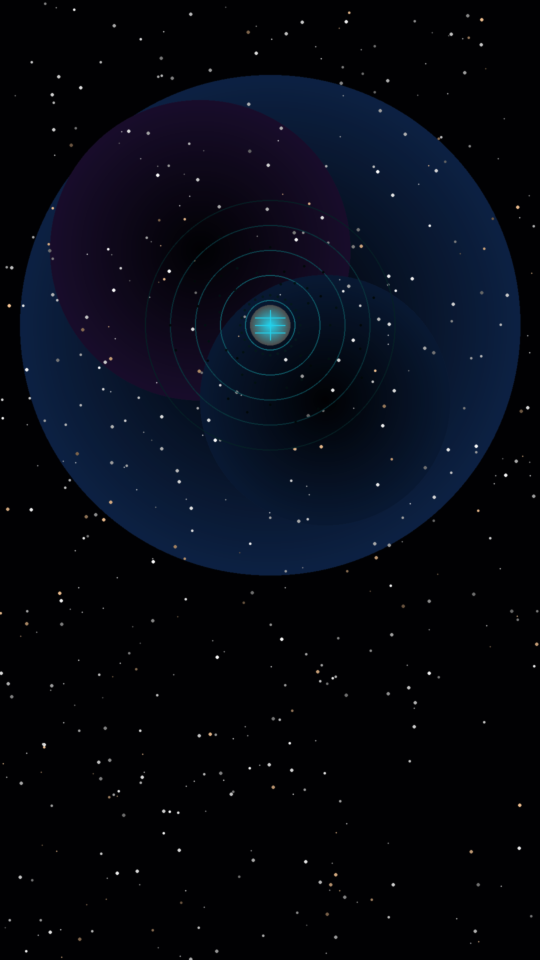
#> input picture artifacts/video/helen-portrait/assets/scene1_emergence.png, 1080 x 1920 px (shown at 1/2 size); its folder holds only this picture in this run
$ python contact_sheet.py ../../../artifacts/video/helen-portrait/assets
#> lines starting #> are read from the running program, lines starting #| are printed output that depends on the picture
#> in measure, im is the input picture: PIL image 1080x1920 RGB; mean R, G, B 5.8, 9.1, 19.1
#!/usr/bin/env python3
"""Contact sheet + measurements to pre-select a master image. NON_SOVEREIGN · authority=false. No AI.

Working version for HELEN M001, consolidated from three parallel implementations (this repo, the operator's
local tools/contact_sheet.py, and the ChatGPT prototype zip kept as a separate reference).

    python contact_sheet.py <folder> [--out DIR] [--metadata metadata.json] [--require-nail]
                            [--min-short-side 1080] [--min-roi-short-side 400] [--fps 1]

metadata.json (optional), per file name, either a nail box [x, y, w, h] or an object:
    {"still_01.jpg": {"nail_roi": [x, y, w, h], "source": "e-mail Gaël 2025-05-18", "notes": "..."}}

Per image: pixel dimensions, file size, bytes per pixel, compression index (estimated JPEG quality),
EXIF, RMS contrast, blown highlights and deep shadows (reported for the whole image; blown highlights are
penalised only inside the nail box, since white or black backgrounds are legitimate), sharpness
(variance of the Laplacian after a 3x3 denoise) for the whole image, a 6x6 focus map and the nail box.
Without a nail box, nail sharpness is "not evaluated". Unreadable files are listed, never dropped silently.

Duplicates: exact file (sha256) or exact pixels (decoded RGB + size, so different metadata does not hide a
copy) are excluded, one copy kept. Visual resemblance (luminance hash AND local colour) is flagged for
inspection, never excluded. Videos are probed and sampled; each image gets its nearest sampled frame with
video, timestamp and distance: a candidate visual match, not proof of provenance.

Conclusions this tool can support (and no more): candidates "according to these criteria"; the 25 %
relative-sharpness filter is a heuristic; the compression index is not a resolution or fidelity measure;
"no candidate" means no candidate by these criteria. A person decides at 100 %, and product fidelity is
judged against real product references, not here.
"""
import argparse
import hashlib
import json
import pathlib
import shutil
import subprocess

import numpy as np
from PIL import Image, ImageDraw, ImageOps, UnidentifiedImageError

IMG_EXT = {".jpg", ".jpeg", ".png", ".tif", ".tiff", ".webp"}
VID_EXT = {".mov", ".mp4", ".m4v"}
GRID = 6
AHASH_NEAR = 3       # luminance-hash distance for a resemblance
COLOUR_NEAR = 12     # worst 16x16 cell mean |RGB| difference for a resemblance (0..255)
REL_SHARP = 0.25     # heuristic: far blurrier than the best image -> not a candidate
STD_LUMA = np.array([16, 11, 10, 16, 24, 40, 51, 61, 12, 12, 14, 19, 26, 58, 60, 55, 14, 13, 16, 24, 40, 57, 69, 56,
                     14, 17, 22, 29, 51, 87, 80, 62, 18, 22, 37, 56, 68, 109, 103, 77, 24, 35, 55, 64, 81, 104, 113, 92,
                     49, 64, 78, 87, 103, 121, 120, 101, 72, 92, 95, 98, 112, 100, 103, 99])
EXIF_TAGS = {306: "datetime", 271: "make", 272: "model", 305: "software", 36867: "datetime_original"}


# ---------------------------------------------------------------- measures

def jpeg_quality(img):
    """Compression index: libjpeg quality (1-100) that best matches the luminance table, or None."""
    q = getattr(img, "quantization", None)
    if not q or 0 not in q:
        return None
    table = np.sort(np.array(q[0][:64]))
    errs = []
    for quality in range(1, 101):
        scale = 5000 / quality if quality < 50 else 200 - 2 * quality
        errs.append(np.abs(np.sort(np.clip((STD_LUMA * scale + 50) // 100, 1, 255)) - table).sum())
    return int(np.argmin(errs)) + 1


def denoise(gray):
    if gray.shape[0] < 3 or gray.shape[1] < 3:
        return gray
    p = np.pad(gray, 1, mode="edge")
    k = (1.0, 2.0, 1.0)
    rows = sum(k[i] * p[i:i + gray.shape[0], :] for i in range(3)) / 4.0
    return sum(k[j] * rows[:, j:j + gray.shape[1]] for j in range(3)) / 4.0


def laplacian_var(gray):
    """Sharpness after a 3x3 denoise, so grain and JPEG noise do not win. Still content-dependent."""
    if gray.shape[0] < 3 or gray.shape[1] < 3:
        return 0.0
    g = denoise(gray)
    lap = g[:-2, 1:-1] + g[2:, 1:-1] + g[1:-1, :-2] + g[1:-1, 2:] - 4 * g[1:-1, 1:-1]
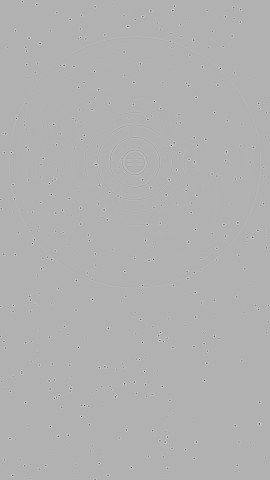
#> lap: shape (1918, 1078) float64 (shown at 1/4 size); min -130.5, max 56.5, mean 0; drawn with min black and max white
    return float(lap.var())


NOISY = 8.0  # estimated noise sigma above which sharpness numbers are flagged as unreliable


def noise_sigma(gray):
    """Immerkaer (1996) fast noise estimate: sharpness of a noisy image is not trustworthy, even denoised."""
    if gray.shape[0] < 3 or gray.shape[1] < 3:
        return 0.0
    g = gray
    conv = (g[:-2, :-2] - 2 * g[:-2, 1:-1] + g[:-2, 2:] - 2 * g[1:-1, :-2] + 4 * g[1:-1, 1:-1] - 2 * g[1:-1, 2:]
            + g[2:, :-2] - 2 * g[2:, 1:-1] + g[2:, 2:])
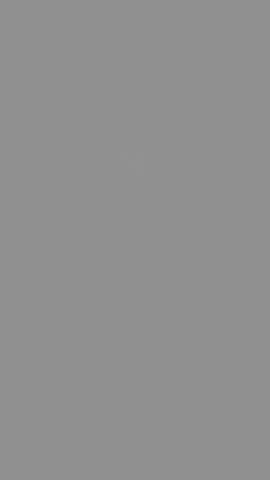
#> conv: shape (1918, 1078) float64 (shown at 1/4 size); min -100, max 76, mean 0; drawn with min black and max white
    return float(np.sqrt(np.pi / 2) * np.abs(conv).sum() / (6 * (g.shape[0] - 2) * (g.shape[1] - 2)))


def focus_map(gray, grid=GRID):
#> called with grid = 6
    h, w = gray.shape
    return [[round(laplacian_var(gray[h * i // grid:h * (i + 1) // grid, w * j // grid:w * (j + 1) // grid]), 1)
             for j in range(grid)] for i in range(grid)]
#> in denoise (call 24), `p = np.pad(gray, 1, mode="edge")`:
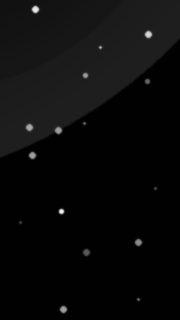
#> gray: shape (320, 180) float64; min 1, max 245, mean 10.5
#> in denoise (call 25), `p = np.pad(gray, 1, mode="edge")`:
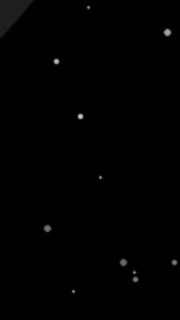
#> gray: shape (320, 180) float64; min 1, max 203, mean 1.9
#> in denoise (call 29), `p = np.pad(gray, 1, mode="edge")`:
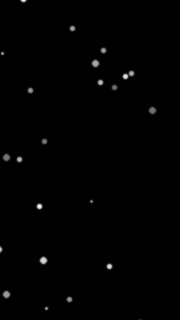
#> gray: shape (320, 180) float64; min 1, max 248, mean 2.4


def ahash(img, size=8):
    small = np.asarray(ImageOps.grayscale(img).resize((size, size), Image.Resampling.BILINEAR), dtype=np.float64)
    return int("".join("1" if v else "0" for v in (small > small.mean()).flatten()), 2)


def colour_grid(img, size=16):
    return np.asarray(img.convert("RGB").resize((size, size), Image.Resampling.BOX), dtype=np.int16)


def colour_distance(a, b):
    """Worst-cell colour difference: a luminance hash cannot tell two shades of equal luminance apart."""
    return float(np.abs(a - b).mean(axis=2).max())


def hamming(a, b):
    return bin(a ^ b).count("1")


def measure(path, meta):
    raw = path.read_bytes()
    try:
        im = Image.open(path)
        im.load()
    except (UnidentifiedImageError, OSError) as e:
        return {"file": path.name, "error": f"unreadable: {type(e).__name__}"}, None
    with im:
        exif = im.getexif() if hasattr(im, "getexif") else {}
        info = {"file": path.name, "bytes": len(raw), "sha256": hashlib.sha256(raw).hexdigest()[:16],
                "format": im.format, "mode": im.mode, "width": im.width, "height": im.height,
                "megapixels": round(im.width * im.height / 1e6, 2),
                "bytes_per_pixel": round(len(raw) / (im.width * im.height), 3),
                "compression_index_jpeg_q": jpeg_quality(im),
                "exif": {name: str(exif.get(tag)) for tag, name in EXIF_TAGS.items() if exif.get(tag)}}
        rgb = ImageOps.exif_transpose(im).convert("RGB")
    arr = np.asarray(rgb)
    info["pixel_sha256"] = hashlib.sha256(f"{rgb.width}x{rgb.height}".encode() + arr.tobytes()).hexdigest()[:16]
    gray = np.asarray(rgb.convert("L"), dtype=np.float64)
    info["contrast_rms"] = round(float(gray.std() / 255), 3)
    # whole image: reported only (white seamless or black backgrounds are legitimate)
    info["blown_highlights"] = round(float((arr.min(axis=2) >= 250).mean()), 4)
    info["deep_shadows"] = round(float((arr.max(axis=2) <= 5).mean()), 4)
    info["sharpness_global"] = round(laplacian_var(gray), 1)
    info["noise_sigma_est"] = round(noise_sigma(gray), 2)
    fm = focus_map(gray)
#> fm = [[15.8, 13, 8.6, 14.1, 9.4, 9.2], [14.8, 17.5, 17.4, 19.8, 19, 9.4], [14.3, 18.6, 19.9, 23.6, 15.5, 17.6], [19.6, 11.5, 9.8, 8.8, 14.2, 8.8], [14.7, 19.5, 19.3, 23.2, 12.1, 4.9], [13, 19.2, 8.5, 13.2, 4.2, 10.2]]
    info["focus_map"] = fm
    info["sharpness_best_tile"] = max(max(r) for r in fm)
    roi = meta.get("nail_roi")
    if roi:
        x, y, w, h = roi
        info["nail_roi"] = [x, y, w, h]
        info["nail_roi_short_side_px"] = min(w, h)
        info["sharpness_nail"] = round(laplacian_var(gray[y:y + h, x:x + w]), 1)
        info["blown_highlights_nail"] = round(float((arr[y:y + h, x:x + w].min(axis=2) >= 250).mean()), 4)  # penalised
    else:
        info["sharpness_nail"] = "not evaluated"
    for k in ("source", "notes"):
        if meta.get(k):
            info[k] = meta[k]
#> after the loop, info = 20 items
    info["_ahash"], info["_colour"] = ahash(rgb), colour_grid(rgb)
    return info, rgb


def rank_value(i):
    return i["sharpness_nail"] if isinstance(i["sharpness_nail"], (int, float)) else i["sharpness_best_tile"]


# ---------------------------------------------------------------- video

# [24 lines left out: functions probe_video, sample_frames, not called in this run]


# ---------------------------------------------------------------- sheet

def draw_sheet(items, out_path, thumb=360, cols=4):
    items = [(i, rgb) for i, rgb in items if rgb is not None]
    if not items:
        return
    rows, label_h = (len(items) + cols - 1) // cols, 60
    sheet = Image.new("RGB", (cols * thumb, rows * (thumb + label_h)), (24, 24, 24))
    d = ImageDraw.Draw(sheet)
    for n, (info, rgb) in enumerate(items):
        s = thumb / max(rgb.width, rgb.height)
        t = rgb.resize((max(1, int(rgb.width * s)), max(1, int(rgb.height * s))))
        x0, y0 = (n % cols) * thumb, (n // cols) * (thumb + label_h)
        ox, oy = x0 + (thumb - t.width) // 2, y0 + (thumb - t.height) // 2
        sheet.paste(t, (ox, oy))
        if "nail_roi" in info:
            x, y, w, h = info["nail_roi"]
            d.rectangle([ox + x * s, oy + y * s, ox + (x + w) * s, oy + (y + h) * s], outline=(0, 220, 120), width=2)
        tag = "CANDIDATE " if info.get("candidate") else ("EXACT DUP " if info.get("exact_duplicate_of") else "")
        d.text((x0 + 6, y0 + thumb + 4), f"#{n + 1} {tag}{info['file'][:40]}", fill=(255, 210, 0) if tag == "CANDIDATE " else (235, 235, 235))
        d.text((x0 + 6, y0 + thumb + 22), f"{info['width']}x{info['height']}  q~{info['compression_index_jpeg_q'] or '-'}  "
                                          f"blown {info['blown_highlights']:.1%}", fill=(180, 180, 180))
        d.text((x0 + 6, y0 + thumb + 40), f"sharp nail {info['sharpness_nail']} / tile {info['sharpness_best_tile']}",
               fill=(180, 180, 180))
    sheet.save(out_path, quality=90)


# ---------------------------------------------------------------- main

def main(argv=None):
    ap = argparse.ArgumentParser(description=__doc__, formatter_class=argparse.RawDescriptionHelpFormatter)
    ap.add_argument("folder")
    ap.add_argument("--out", "--output", dest="out", default="contact_sheet_out")
    ap.add_argument("--metadata", "--roi", dest="metadata", help="JSON per file: [x,y,w,h] or {nail_roi, source, notes}")
    ap.add_argument("--require-nail", action="store_true", help="images without a nail box cannot be candidates")
    ap.add_argument("--min-short-side", type=int, default=1080)
    ap.add_argument("--min-roi-short-side", type=int, default=400)
    ap.add_argument("--max-blown", type=float, default=0.02, help="max fraction of blown highlights inside the nail box for a candidate")
    ap.add_argument("--fps", type=float, default=1.0)
    args = ap.parse_args(argv)

    src, out = pathlib.Path(args.folder), pathlib.Path(args.out)
    out.mkdir(parents=True, exist_ok=True)
    raw_meta = json.loads(pathlib.Path(args.metadata).read_text()) if args.metadata else {}
    meta = {k: (v if isinstance(v, dict) else {"nail_roi": v}) for k, v in raw_meta.items()}
    files = sorted(p for p in src.iterdir() if p.is_file())

    measured = [measure(p, meta.get(p.name, {})) for p in files if p.suffix.lower() in IMG_EXT]
#> measured = 1 item
    errors = [i for i, rgb in measured if rgb is None]
#> errors = []
    images = [(i, rgb) for i, rgb in measured if rgb is not None]
#> images = 1 item

    # exact duplicates (file or pixels) are excluded; resemblances are only flagged
    first_of, first_sha = {}, {}
    # among exact copies keep the annotated one (nail box, then source), then the first by name
    for info, _ in sorted(images, key=lambda ir: ("nail_roi" not in ir[0], "source" not in ir[0], ir[0]["file"])):
        key = info["pixel_sha256"]
        if key in first_of:
            info["exact_duplicate_of"] = first_of[key]
            info["exact_duplicate_kind"] = "file" if first_sha[key] == info["sha256"] else "pixels (metadata differ)"
        else:
            first_of[key], first_sha[key] = info["file"], info["sha256"]
#> this loop made 1 pass
#> key on pass 1: '3907b1ad729efa7d'
#> after the loop, first_of = {'3907b1ad729efa7d': 'scene1_emergence.png'}; first_sha = {'3907b1ad729efa7d': 'a8195c3e0ca6b598'}
    for a in range(len(images)):
        for b in range(a + 1, len(images)):
            ia, ib = images[a][0], images[b][0]
            if ia["pixel_sha256"] != ib["pixel_sha256"] and hamming(ia["_ahash"], ib["_ahash"]) <= AHASH_NEAR \
                    and colour_distance(ia["_colour"], ib["_colour"]) <= COLOUR_NEAR:
                ia.setdefault("resembles", []).append(ib["file"])
                ib.setdefault("resembles", []).append(ia["file"])
#> this loop made 1 pass

    video_info, frames = [], []
    for v in (p for p in files if p.suffix.lower() in VID_EXT):
        video_info.append(probe_video(v))
        for f, vname, ts in sample_frames(v, out / "frames", args.fps):
            with Image.open(f) as fr:
                frames.append({"video": vname, "t_s": ts, "frame": f.name, "_h": ahash(fr.convert("RGB"))})
    for info, _ in images:
        if frames:
            best = min(frames, key=lambda fr: hamming(fr["_h"], info["_ahash"]))
            info["nearest_video_frame"] = {"video": best["video"], "t_s": best["t_s"], "frame": best["frame"],
                                           "distance": hamming(best["_h"], info["_ahash"]),
                                           "meaning": "candidate visual match, not proof of provenance"}

    pool = [i for i, _ in images if not i.get("exact_duplicate_of")]
#> pool = 1 item
    top = max([rank_value(i) for i in pool] or [0])
#> top = 23.6
    for i in pool:
        reasons = []
        if min(i["width"], i["height"]) < args.min_short_side:
            reasons.append(f"short side {min(i['width'], i['height'])}px < {args.min_short_side}")
        if args.require_nail and "nail_roi" not in i:
            reasons.append("no nail box (nail sharpness not evaluated)")
        if "nail_roi" in i and i["nail_roi_short_side_px"] < args.min_roi_short_side:
            reasons.append(f"nail box {i['nail_roi_short_side_px']}px < {args.min_roi_short_side}")
        if i.get("blown_highlights_nail", 0) > args.max_blown:
            reasons.append(f"blown highlights on the nail {i['blown_highlights_nail']:.1%}")
        if top and rank_value(i) < REL_SHARP * top:
            reasons.append(f"sharpness < {int(REL_SHARP * 100)} % of the best (heuristic)")
        i["rejection_reasons"] = reasons
        if i["noise_sigma_est"] > NOISY:
            i["caution"] = f"noise sigma ~{i['noise_sigma_est']}: sharpness unreliable, inspect at 100 %"
    ranked = sorted((i for i in pool if not i["rejection_reasons"]), key=lambda i: -rank_value(i))
#> ranked = 1 item
    candidates = [i["file"] for i in ranked[:3]]
#> candidates = ['scene1_emergence.png']
    for i in pool:
        i["candidate"] = i["file"] in candidates
    verdict = ("candidates according to these criteria" if candidates else
               "no candidate according to these criteria: inspect the images at 100 % before deciding whether HD originals are needed")
#> verdict = 'candidates according to these criteria'

    draw_sheet(images, out / "contact_sheet.jpg")
#> in draw_sheet, `items = [(i, rgb) for i, rgb in items if rgb is not None]`: items = 1 item
#> in draw_sheet, `rows, label_h = (len(items) + cols - 1) // cols, 60`: rows = 1; label_h = 60
#> the loop in draw_sheet, `for n, (info, rgb) in enumerate(items):` made 1 pass
#> (s, x0, y0, ox, oy, tag) on pass 1: (0.188, 0, 0, 79, 0, 'CANDIDATE ')
#> pass 1, in draw_sheet, `t = rgb.resize((max(1, int(rgb.width * s)), max(1, int(rgb.height * s)..`:
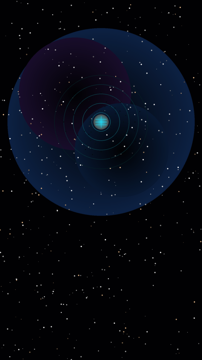
#> t: PIL image 202x360 RGB; mean R, G, B 5.8, 9.2, 19.1
#> after the loop in draw_sheet, `for n, (info, rgb) in enumerate(items):`:
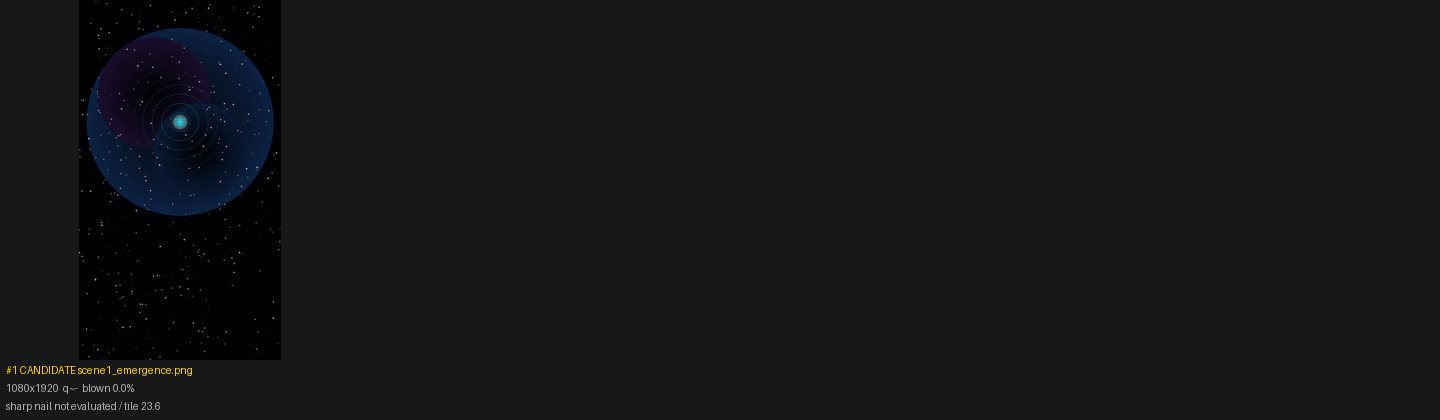
#> sheet: PIL image 1440x420 RGB; mean R, G, B 22.1, 22.5, 23.5
    clean = [{k: v for k, v in i.items() if not k.startswith("_")} for i, _ in images]
#> clean = 1 item
    report = {"folder": str(src), "criteria": {"min_short_side": args.min_short_side, "min_roi_short_side": args.min_roi_short_side,
              "require_nail": args.require_nail, "max_blown": args.max_blown, "relative_sharpness": REL_SHARP,
              "resemblance": {"ahash_max": AHASH_NEAR, "colour_max": COLOUR_NEAR}},
              "coverage": {"files_in_folder": len(files), "images_measured": len(images), "unreadable": [e["file"] for e in errors],
                           "exact_duplicates": [i["file"] for i in clean if i.get("exact_duplicate_of")],
                           "videos": len(video_info), "frames_sampled": len(frames),
                           "nail_boxes_given": sum(1 for i in clean if "nail_roi" in i)},
              "images": clean, "unreadable": errors, "videos": video_info, "candidates": candidates, "verdict": verdict,
              "limits": ["relative sharpness filter is a heuristic; compare similar zones and scales",
                         "denoised sharpness helps against moderate noise but heavy noise can still win (see caution flags)",
                         "nearest video frame is a candidate visual match, not proof of provenance",
                         "compression index is not a resolution or product-fidelity measure",
                         "ranking is a technical pre-selection, not a product-fidelity validation"]}
    (out / "report.json").write_text(json.dumps(report, indent=1, ensure_ascii=False))
    lines = [f"# Contact sheet — {src.name}", "", f"Verdict: **{verdict}**", "",
             f"Coverage: {len(files)} files · {len(images)} images measured · {len(errors)} unreadable · "
             f"{len(report['coverage']['exact_duplicates'])} exact duplicates · {len(video_info)} videos · {len(frames)} frames sampled · "
             f"{report['coverage']['nail_boxes_given']} nail boxes", "",
             "| # | File | W×H | q~ | Blown | Sharp nail / best tile | Exact dup of | Resembles | Nearest frame | Candidate / why not |",
             "|---|---|---|---|---|---|---|---|---|---|"]
    for n, i in enumerate(clean, 1):
        nv = i.get("nearest_video_frame")
        nv_txt = f"{nv['video']} @ {nv['t_s']} s (d={nv['distance']})" if nv else "-"
        why = ("**yes**" + (f" ⚠ {i['caution']}" if i.get("caution") else "")) if i.get("candidate") else ("; ".join(i.get("rejection_reasons", [])) or "ranked below top 3" if not i.get("exact_duplicate_of") else "excluded")
        lines.append(f"| {n} | {i['file']} | {i['width']}×{i['height']} | {i['compression_index_jpeg_q'] or '-'} | {i['blown_highlights']:.1%} | "
                     f"{i['sharpness_nail']} / {i['sharpness_best_tile']} | {i.get('exact_duplicate_of', '-')} | "
                     f"{', '.join(i.get('resembles', [])) or '-'} | {nv_txt} | {why} |")
#> this loop made 1 pass
#> (n, nv_txt) on pass 1: (1, '-')
#> after the loop, lines = 9 items
    for e in errors:
        lines.append(f"| - | {e['file']} | {e['error']} | | | | | | | not analysed |")
#> this loop made 0 passes
    lines += ["", "Limits: " + " · ".join(report["limits"]) + "."]
    (out / "report.md").write_text("\n".join(lines) + "\n")
    print("\n".join(lines))
#| # Contact sheet — assets
#| Verdict: **candidates according to these criteria**
#| Coverage: 1 files · 1 images measured · 0 unreadable · 0 exact duplicates · 0 videos · 0 frames sampled · 0 nail boxes
#| | # | File | W×H | q~ | Blown | Sharp nail / best tile | Exact dup of | Resembles | Nearest frame | Candidate / why not |
#| |---|---|---|---|---|---|---|---|---|---|
#| | 1 | scene1_emergence.png | 1080×1920 | - | 0.0% | not evaluated / 23.6 | - | - | - | **yes** |
#> (further printed lines are left out)
    return report


if __name__ == "__main__":
    main()
